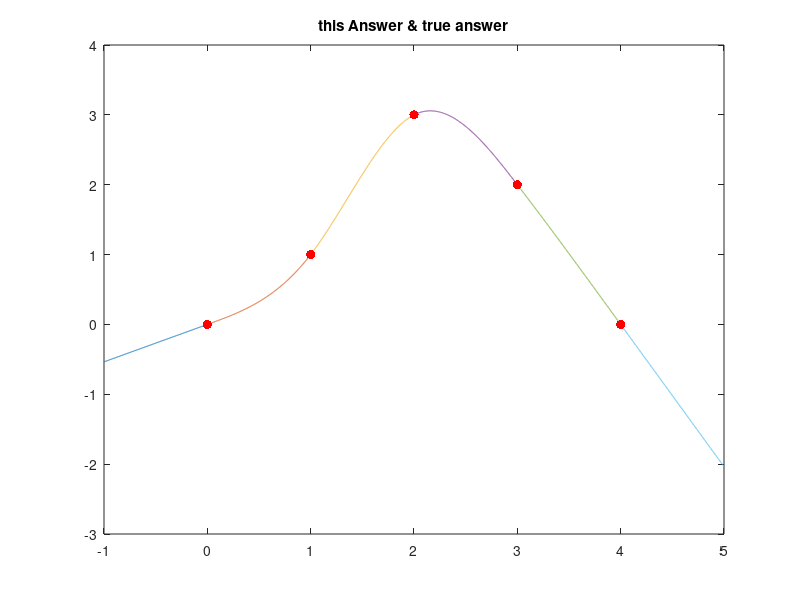
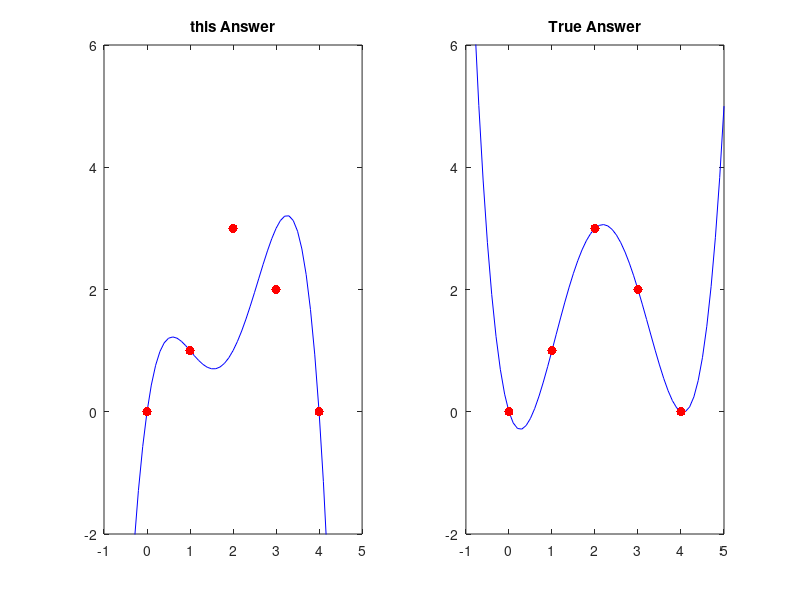

Recreate these plots in MATLAB, in order.
f0=0; f1=1; f2=3; f3=2; f4=0;
x0=0; x1=1; x2=2; x3=3; x4=4;

fg=[0 1 3 2 0];
xx=[0 1 2 3 4];



% st ans
figure(8); clf
x1 = -1:0.001:0;
y1 = (15*x1)/28;
x2 = 0:0.001:1;
y2 = (13*x2.^3)/28 + (15*x2)/28;
x3 = 1:0.001:2;
y3 = (93*x3)/28 - (6*(x3 - 1).^3)/7 - (13*(x3 - 2).^3)/28 - 39/14;
x4 = 2:0.001:3;
y4 = (6*(x4 - 3).^3)/7 - (x4 - 2).^3/28 - (51*x4)/28 + 15/2;
x5 = 3:0.001:4;
y5 = (x5 - 4).^3/28 - (57*x5)/28 + 57/7;
x6 = 4:0.001:5;
y6 =  57/7 - (57*x6)/28;

plot(x1,y1,x2,y2,x3,y3,x4,y4,x5,y5,x6,y6), hold on;


plot(xx,fg,'r.','MarkerSize',20), hold on;
title('this Answer & true answer');

figure(9); clf

subplot(1,2,1); 
x=-1:0.1:5;
p1= @(x) (x.*(x-1).*(x-3).*(x-4))/4-(x.*(x-1).*(x-2).*(x-4))/2-(x.*(x-2).*(x-3).*(x-4))/6;

plot(x,p1(x),'b-'), hold on;
plot(xx,fg,'r.','MarkerSize',20), hold on;
set(gca,'xlim',[-1,5],'ylim',[-2,6]);
title('this Answer');

p1=@(x) (3*x.*(x - 1).*(x - 3).*(x - 4))/4 - (x.*(x - 1).*(x - 2).*(x - 4))/3 - (x.*(x - 2).*(x - 3).*(x - 4))/6;
subplot(1,2,2); 
  plot(x,p1(x),'b-'), hold on;
plot(xx,fg,'r.','MarkerSize',20), hold on;
set(gca,'xlim',[-1,5],'ylim',[-2,6]);
title('True Answer');



